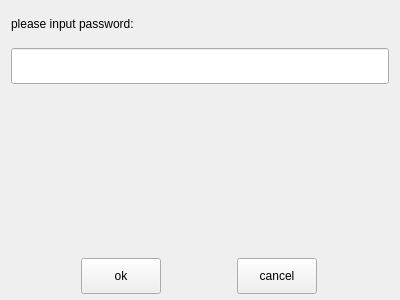
<?xml version="1.0" encoding="UTF-8"?>
<ui version="4.0">
 <class>InputPassword</class>
 <widget class="QWidget" name="InputPassword">
  <property name="geometry">
   <rect>
    <x>0</x>
    <y>0</y>
    <width>400</width>
    <height>300</height>
   </rect>
  </property>
  <property name="windowTitle">
   <string>Form</string>
  </property>
  <layout class="QVBoxLayout" name="verticalLayout">
   <property name="topMargin">
    <number>6</number>
   </property>
   <property name="bottomMargin">
    <number>6</number>
   </property>
   <item>
    <widget class="QLabel" name="m_label">
     <property name="sizePolicy">
      <sizepolicy hsizetype="Fixed" vsizetype="Fixed">
       <horstretch>0</horstretch>
       <verstretch>0</verstretch>
      </sizepolicy>
     </property>
     <property name="minimumSize">
      <size>
       <width>0</width>
       <height>36</height>
      </size>
     </property>
     <property name="text">
      <string>please input password:</string>
     </property>
    </widget>
   </item>
   <item>
    <widget class="QLineEdit" name="m_inputPasswd">
     <property name="minimumSize">
      <size>
       <width>0</width>
       <height>36</height>
      </size>
     </property>
    </widget>
   </item>
   <item>
    <spacer name="verticalSpacer">
     <property name="orientation">
      <enum>Qt::Vertical</enum>
     </property>
     <property name="sizeHint" stdset="0">
      <size>
       <width>20</width>
       <height>40</height>
      </size>
     </property>
    </spacer>
   </item>
   <item>
    <layout class="QHBoxLayout" name="horizontalLayout">
     <item>
      <widget class="QPushButton" name="m_ok">
       <property name="sizePolicy">
        <sizepolicy hsizetype="Fixed" vsizetype="Fixed">
         <horstretch>0</horstretch>
         <verstretch>0</verstretch>
        </sizepolicy>
       </property>
       <property name="minimumSize">
        <size>
         <width>72</width>
         <height>36</height>
        </size>
       </property>
       <property name="text">
        <string>ok</string>
       </property>
      </widget>
     </item>
     <item>
      <widget class="QPushButton" name="m_cancel">
       <property name="sizePolicy">
        <sizepolicy hsizetype="Fixed" vsizetype="Fixed">
         <horstretch>0</horstretch>
         <verstretch>0</verstretch>
        </sizepolicy>
       </property>
       <property name="minimumSize">
        <size>
         <width>72</width>
         <height>36</height>
        </size>
       </property>
       <property name="text">
        <string>cancel</string>
       </property>
      </widget>
     </item>
    </layout>
   </item>
  </layout>
 </widget>
 <resources/>
 <connections/>
</ui>
